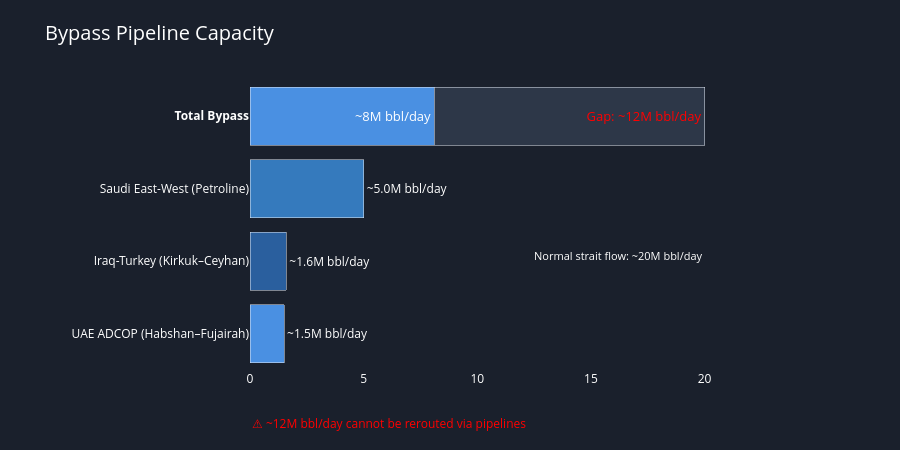

The cell this chart's notebook holds for it:
### Markdown cell above
## 4. Visualise Pipeline Capacity

### Code cell
import plotly.graph_objects as go

NORMAL_SOH_FLOW = 20

# Get average capacity per pipeline
latest = df.groupby('pipeline')['max_capacity_mbpd'].mean().reset_index()
latest = latest.sort_values('max_capacity_mbpd', ascending=True)
total_bypass = latest['max_capacity_mbpd'].sum()
gap = NORMAL_SOH_FLOW - total_bypass

fig = go.Figure()

# Individual pipeline bars
colors = ['#2A5F9E', '#357ABD', '#4A90E2']
for i, row in latest.iterrows():
    fig.add_trace(go.Bar(
        x=[row['max_capacity_mbpd']],
        y=[row['pipeline']],
        orientation='h',
        marker_color=colors[i % len(colors)],
        showlegend=False,
        text=f"~{row['max_capacity_mbpd']:.1f}M bbl/day",
        textposition='outside',
        textfont=dict(color='white', size=12)
    ))

# Total bypass filled bar
fig.add_trace(go.Bar(
    x=[total_bypass],
    y=['<b>Total Bypass</b>'],
    orientation='h',
    marker_color='#4A90E2',
    showlegend=False,
    text=f'~{total_bypass:.0f}M bbl/day',
    textposition='inside',
    textfont=dict(color='white', size=13)
))

# Gap bar (stacked onto total)
fig.add_trace(go.Bar(
    x=[gap],
    y=['<b>Total Bypass</b>'],
    orientation='h',
    marker_color='#2d3748',
    showlegend=False,
    text=f'Gap: ~{gap:.0f}M bbl/day',
    textposition='inside',
    textfont=dict(color='red', size=13)
))

fig.update_layout(
    title=dict(text='Bypass Pipeline Capacity', font=dict(size=20, color='white')),
    barmode='stack',
    plot_bgcolor='#1a202c',
    paper_bgcolor='#1a202c',
    font=dict(color='white'),
    xaxis=dict(
        range=[0, 22],
        showgrid=False,
        zeroline=False,
        tickfont=dict(color='white')
    ),
    yaxis=dict(showgrid=False),
    height=450,
    margin=dict(l=250, r=150, t=80, b=80),
    annotations=[
        dict(
            x=20, y=1.08,
            text='Normal strait flow: ~20M bbl/day',
            showarrow=False,
            font=dict(color='white', size=11),
            xanchor='right'
        ),
        dict(
            x=0, y=-0.22,
            text=f'⚠ ~{gap:.0f}M bbl/day cannot be rerouted via pipelines',
            showarrow=False,
            font=dict(color='red', size=12),
            xanchor='left',
            xref='paper', yref='paper'
        )
    ]
)

fig.show()

### Figure 1 — Plotly figure (JSON) as saved in the notebook; plotly's stock layout.template omitted (floating-point values rounded to 4 significant figures)
{"data": [{"marker": {"color": "#4A90E2"}, "orientation": "h", "showlegend": false, "text": "~1.5M bbl/day", "textfont": {"color": "white", "size": 12}, "textposition": "outside", "type": "bar", "x": [1.5], "y": ["UAE ADCOP (Habshan–Fujairah)"]}, {"marker": {"color": "#2A5F9E"}, "orientation": "h", "showlegend": false, "text": "~1.6M bbl/day", "textfont": {"color": "white", "size": 12}, "textposition": "outside", "type": "bar", "x": [1.6], "y": ["Iraq-Turkey (Kirkuk–Ceyhan)"]}, {"marker": {"color": "#357ABD"}, "orientation": "h", "showlegend": false, "text": "~5.0M bbl/day", "textfont": {"color": "white", "size": 12}, "textposition": "outside", "type": "bar", "x": [5], "y": ["Saudi East-West (Petroline)"]}, {"marker": {"color": "#4A90E2"}, "orientation": "h", "showlegend": false, "text": "~8M bbl/day", "textfont": {"color": "white", "size": 13}, "textposition": "inside", "type": "bar", "x": [8.1], "y": ["<b>Total Bypass</b>"]}, {"marker": {"color": "#2d3748"}, "orientation": "h", "showlegend": false, "text": "Gap: ~12M bbl/day", "textfont": {"color": "red", "size": 13}, "textposition": "inside", "type": "bar", "x": [11.9], "y": ["<b>Total Bypass</b>"]}], "layout": {"annotations": [{"font": {"color": "white", "size": 11}, "showarrow": false, "text": "Normal strait flow: ~20M bbl/day", "x": 20, "xanchor": "right", "y": 1.08}, {"font": {"color": "red", "size": 12}, "showarrow": false, "text": "⚠ ~12M bbl/day cannot be rerouted via pipelines", "x": 0, "xanchor": "left", "xref": "paper", "y": -0.22, "yref": "paper"}], "barmode": "stack", "font": {"color": "white"}, "height": 450, "margin": {"b": 80, "l": 250, "r": 150, "t": 80}, "paper_bgcolor": "#1a202c", "plot_bgcolor": "#1a202c", "title": {"font": {"color": "white", "size": 20}, "text": "Bypass Pipeline Capacity"}, "xaxis": {"range": [0, 22], "showgrid": false, "tickfont": {"color": "white"}, "zeroline": false}, "yaxis": {"showgrid": false}}}
